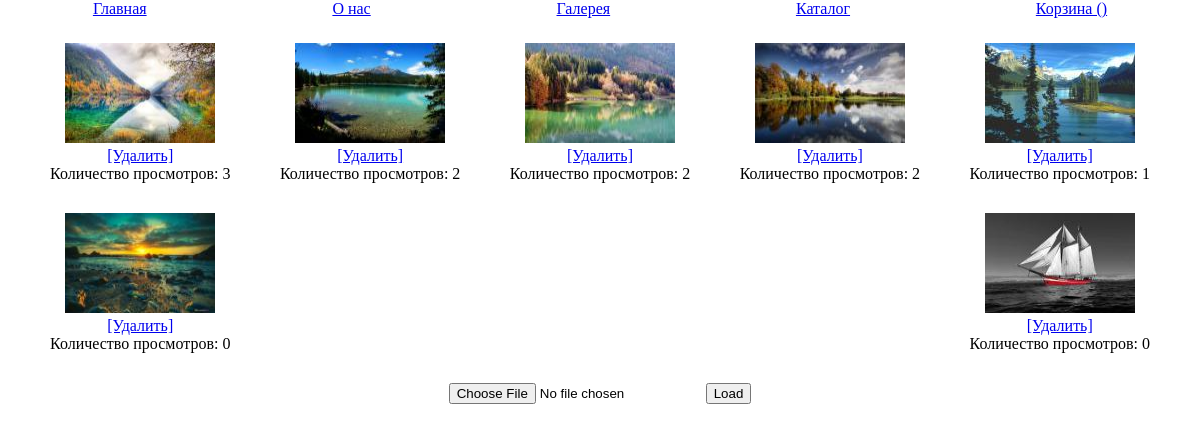
/gallery.php, run on the app's committed database.
### tables this page shows
CREATE TABLE `images` (
  `id` int NOT NULL,
  `name` varchar(255) NOT NULL,
  `likes` int NOT NULL
);

### gallery.php (the view, shortened to what this page needs)
<?php
include "./config/config.php";
$result = mysqli_query($link, "SELECT * FROM `images` ORDER BY `likes` DESC");
?>
<!doctype html>
<html lang="en">
<head>
    <link rel="stylesheet" href="styles/style.css">
</head>
<body>
<?php include TEMPLATES_DIR . "menu.php" ?>
<div class="container">
    <div class="gallery">
        <?php foreach($result as $item):  ?>
            <div class="item">
                <a href="views.php?id=<?=$item['id']?>"><img src="<?=SMALLIMG . $item['name'];?>" alt="" width="150" height="100"></a>
                <a href="?action=delete&id=<?=$item['id']?>">[Удалить]</a>
                <span>Количество просмотров: <?=$item['likes']?></span>
            </div>
        <?php endforeach; ?>
    </div>
    <div class="upload_img">
        <form method="post" enctype="multipart/form-data">
            <input type="file" name="myfile">
            <input type="submit" value="Load">
        </form>
    </div>
</div>
</body>
</html>

### styles/style.css (style rules this page uses)
body { margin: 0 auto; text-align: center; }
.container { padding: 10px 35px 10px 35px; }
.gallery { display: flex; justify-content: space-between; flex-wrap: wrap; }
.item { display: flex; flex-direction: column; align-items: center; padding: 15px; }
.upload_img { padding: 15px 0px 0px 0px; text-align: center; }

### data on the page
images: name (picture), likes "3"
images: name (picture), likes "2"
images: name (picture), likes "2"
images: name (picture), likes "2"
images: name (picture), likes "1"
images: name (picture), likes "0"
images: name (picture), likes "0"
